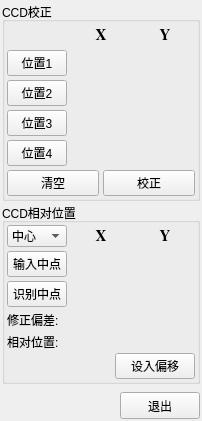
       <widget class="QWidget" name="tab_4">
        <attribute name="title">
         <string>校正</string>
        </attribute>
        <layout class="QVBoxLayout" name="verticalLayout_10">
         <property name="spacing">
          <number>2</number>
         </property>
         <property name="margin">
          <number>2</number>
         </property>
         <item>
          <widget class="QGroupBox" name="groupBox_6">
           <property name="title">
            <string>CCD校正</string>
           </property>
           <layout class="QVBoxLayout" name="verticalLayout_6">
            <property name="spacing">
             <number>4</number>
            </property>
            <property name="margin">
             <number>2</number>
            </property>
            <item>
             <layout class="QGridLayout" name="gridLayout_5">
              <property name="spacing">
               <number>4</number>
              </property>
              <item row="1" column="0">
               <widget class="QPushButton" name="bt_adjustPos0">
                <property name="maximumSize">
                 <size>
                  <width>60</width>
                  <height>16777215</height>
                 </size>
                </property>
                <property name="text">
                 <string>位置1</string>
                </property>
               </widget>
              </item>
              <item row="2" column="0">
               <widget class="QPushButton" name="bt_adjustPos1">
                <property name="maximumSize">
                 <size>
                  <width>60</width>
                  <height>16777215</height>
                 </size>
                </property>
                <property name="text">
                 <string>位置2</string>
                </property>
               </widget>
              </item>
              <item row="3" column="0">
               <widget class="QPushButton" name="bt_adjustPos2">
                <property name="maximumSize">
                 <size>
                  <width>60</width>
                  <height>16777215</height>
                 </size>
                </property>
                <property name="text">
                 <string>位置3</string>
                </property>
               </widget>
              </item>
              <item row="4" column="0">
               <widget class="QPushButton" name="bt_adjustPos3">
                <property name="maximumSize">
                 <size>
                  <width>60</width>
                  <height>16777215</height>
                 </size>
                </property>
                <property name="text">
                 <string>位置4</string>
                </property>
               </widget>
              </item>
              <item row="1" column="1">
               <widget class="QLabel" name="lb_adjPosX0">
                <property name="minimumSize">
                 <size>
                  <width>60</width>
                  <height>0</height>
                 </size>
                </property>
                <property name="text">
                 <string/>
                </property>
                <property name="alignment">
                 <set>Qt::AlignRight|Qt::AlignTrailing|Qt::AlignVCenter</set>
                </property>
               </widget>
              </item>
              <item row="1" column="2">
               <widget class="QLabel" name="lb_adjPosY0">
                <property name="minimumSize">
                 <size>
                  <width>60</width>
                  <height>0</height>
                 </size>
                </property>
                <property name="text">
                 <string/>
                </property>
                <property name="alignment">
                 <set>Qt::AlignRight|Qt::AlignTrailing|Qt::AlignVCenter</set>
                </property>
               </widget>
              </item>
              <item row="2" column="1">
               <widget class="QLabel" name="lb_adjPosX1">
                <property name="text">
                 <string/>
                </property>
                <property name="alignment">
                 <set>Qt::AlignRight|Qt::AlignTrailing|Qt::AlignVCenter</set>
                </property>
               </widget>
              </item>
              <item row="2" column="2">
               <widget class="QLabel" name="lb_adjPosY1">
                <property name="text">
                 <string/>
                </property>
                <property name="alignment">
                 <set>Qt::AlignRight|Qt::AlignTrailing|Qt::AlignVCenter</set>
                </property>
               </widget>
              </item>
              <item row="3" column="1">
               <widget class="QLabel" name="lb_adjPosX2">
                <property name="text">
                 <string/>
                </property>
                <property name="alignment">
                 <set>Qt::AlignRight|Qt::AlignTrailing|Qt::AlignVCenter</set>
                </property>
               </widget>
              </item>
              <item row="3" column="2">
               <widget class="QLabel" name="lb_adjPosY2">
                <property name="text">
                 <string/>
                </property>
                <property name="alignment">
                 <set>Qt::AlignRight|Qt::AlignTrailing|Qt::AlignVCenter</set>
                </property>
               </widget>
              </item>
              <item row="4" column="1">
               <widget class="QLabel" name="lb_adjPosX3">
                <property name="text">
                 <string/>
                </property>
                <property name="alignment">
                 <set>Qt::AlignRight|Qt::AlignTrailing|Qt::AlignVCenter</set>
                </property>
               </widget>
              </item>
              <item row="4" column="2">
               <widget class="QLabel" name="lb_adjPosY3">
                <property name="text">
                 <string/>
                </property>
                <property name="alignment">
                 <set>Qt::AlignRight|Qt::AlignTrailing|Qt::AlignVCenter</set>
                </property>
               </widget>
              </item>
              <item row="0" column="1">
               <widget class="QLabel" name="label_7">
                <property name="font">
                 <font>
                  <family>Nimbus Roman No9 L</family>
                  <pointsize>11</pointsize>
                 </font>
                </property>
                <property name="text">
                 <string>&lt;!DOCTYPE HTML PUBLIC &quot;-//W3C//DTD HTML 4.0//EN&quot; &quot;http://www.w3.org/TR/REC-html40/strict.dtd&quot;&gt;
&lt;html&gt;&lt;head&gt;&lt;meta name=&quot;qrichtext&quot; content=&quot;1&quot; /&gt;&lt;style type=&quot;text/css&quot;&gt;
p, li { white-space: pre-wrap; }
&lt;/style&gt;&lt;/head&gt;&lt;body style=&quot; font-family:'Sans'; font-size:10pt; font-weight:400; font-style:normal;&quot;&gt;
&lt;p style=&quot; margin-top:0px; margin-bottom:0px; margin-left:0px; margin-right:0px; -qt-block-indent:0; text-indent:0px;&quot;&gt;&lt;span style=&quot; font-size:11pt; font-weight:600;&quot;&gt;X&lt;/span&gt;&lt;/p&gt;&lt;/body&gt;&lt;/html&gt;</string>
                </property>
                <property name="alignment">
                 <set>Qt::AlignCenter</set>
                </property>
               </widget>
              </item>
              <item row="0" column="2">
               <widget class="QLabel" name="label_22">
                <property name="font">
                 <font>
                  <family>Nimbus Roman No9 L</family>
                  <pointsize>11</pointsize>
                 </font>
                </property>
                <property name="text">
                 <string>&lt;!DOCTYPE HTML PUBLIC &quot;-//W3C//DTD HTML 4.0//EN&quot; &quot;http://www.w3.org/TR/REC-html40/strict.dtd&quot;&gt;
&lt;html&gt;&lt;head&gt;&lt;meta name=&quot;qrichtext&quot; content=&quot;1&quot; /&gt;&lt;style type=&quot;text/css&quot;&gt;
p, li { white-space: pre-wrap; }
&lt;/style&gt;&lt;/head&gt;&lt;body style=&quot; font-family:'Nimbus Roman No9 L'; font-size:11pt; font-weight:400; font-style:normal;&quot;&gt;
&lt;p style=&quot; margin-top:0px; margin-bottom:0px; margin-left:0px; margin-right:0px; -qt-block-indent:0; text-indent:0px;&quot;&gt;&lt;span style=&quot; font-family:'Sans'; font-weight:600;&quot;&gt;Y&lt;/span&gt;&lt;/p&gt;&lt;/body&gt;&lt;/html&gt;</string>
                </property>
                <property name="alignment">
                 <set>Qt::AlignCenter</set>
                </property>
               </widget>
              </item>
             </layout>
            </item>
            <item>
             <layout class="QHBoxLayout" name="horizontalLayout_3">
              <item>
               <widget class="QPushButton" name="bt_adjustClear">
                <property name="text">
                 <string>清空</string>
                </property>
               </widget>
              </item>
              <item>
               <widget class="QPushButton" name="bt_adjust">
                <property name="text">
                 <string>校正</string>
                </property>
               </widget>
              </item>
             </layout>
            </item>
           </layout>
          </widget>
         </item>
         <item>
          <widget class="QGroupBox" name="groupBox_9">
           <property name="title">
            <string>CCD相对位置</string>
           </property>
           <layout class="QVBoxLayout" name="verticalLayout_8">
            <property name="spacing">
             <number>2</number>
            </property>
            <property name="margin">
             <number>2</number>
            </property>
            <item>
             <layout class="QGridLayout" name="gridLayout_6">
              <property name="spacing">
               <number>4</number>
              </property>
              <item row="1" column="0">
               <widget class="QPushButton" name="bt_inputHole">
                <property name="maximumSize">
                 <size>
                  <width>60</width>
                  <height>16777215</height>
                 </size>
                </property>
                <property name="text">
                 <string>输入中点</string>
                </property>
               </widget>
              </item>
              <item row="2" column="0">
               <widget class="QPushButton" name="bt_detectHole">
                <property name="maximumSize">
                 <size>
                  <width>60</width>
                  <height>16777215</height>
                 </size>
                </property>
                <property name="text">
                 <string>识别中点</string>
                </property>
               </widget>
              </item>
              <item row="3" column="0">
               <widget class="QLabel" name="label_30">
                <property name="text">
                 <string>修正偏差:</string>
                </property>
               </widget>
              </item>
              <item row="4" column="0">
               <widget class="QLabel" name="label_31">
                <property name="text">
                 <string>相对位置:</string>
                </property>
               </widget>
              </item>
              <item row="1" column="1">
               <widget class="QLabel" name="lb_holeX">
                <property name="minimumSize">
                 <size>
                  <width>60</width>
                  <height>0</height>
                 </size>
                </property>
                <property name="text">
                 <string/>
                </property>
                <property name="alignment">
                 <set>Qt::AlignRight|Qt::AlignTrailing|Qt::AlignVCenter</set>
                </property>
               </widget>
              </item>
              <item row="1" column="2">
               <widget class="QLabel" name="lb_holeY">
                <property name="minimumSize">
                 <size>
                  <width>60</width>
                  <height>0</height>
                 </size>
                </property>
                <property name="text">
                 <string/>
                </property>
                <property name="alignment">
                 <set>Qt::AlignRight|Qt::AlignTrailing|Qt::AlignVCenter</set>
                </property>
               </widget>
              </item>
              <item row="2" column="1">
               <widget class="QLabel" name="lb_holeDetectX">
                <property name="text">
                 <string/>
                </property>
                <property name="alignment">
                 <set>Qt::AlignRight|Qt::AlignTrailing|Qt::AlignVCenter</set>
                </property>
               </widget>
              </item>
              <item row="2" column="2">
               <widget class="QLabel" name="lb_holeDetectY">
                <property name="text">
                 <string/>
                </property>
                <property name="alignment">
                 <set>Qt::AlignRight|Qt::AlignTrailing|Qt::AlignVCenter</set>
                </property>
               </widget>
              </item>
              <item row="3" column="1">
               <widget class="QLabel" name="lb_ccdOffsetDiffX">
                <property name="text">
                 <string/>
                </property>
                <property name="alignment">
                 <set>Qt::AlignRight|Qt::AlignTrailing|Qt::AlignVCenter</set>
                </property>
               </widget>
              </item>
              <item row="3" column="2">
               <widget class="QLabel" name="lb_ccdOffsetDiffY">
                <property name="text">
                 <string/>
                </property>
                <property name="alignment">
                 <set>Qt::AlignRight|Qt::AlignTrailing|Qt::AlignVCenter</set>
                </property>
               </widget>
              </item>
              <item row="4" column="1">
               <widget class="QLabel" name="lb_ccdOffsetX">
                <property name="text">
                 <string/>
                </property>
                <property name="alignment">
                 <set>Qt::AlignRight|Qt::AlignTrailing|Qt::AlignVCenter</set>
                </property>
               </widget>
              </item>
              <item row="4" column="2">
               <widget class="QLabel" name="lb_ccdOffsetY">
                <property name="text">
                 <string/>
                </property>
                <property name="alignment">
                 <set>Qt::AlignRight|Qt::AlignTrailing|Qt::AlignVCenter</set>
                </property>
               </widget>
              </item>
              <item row="0" column="1">
               <widget class="QLabel" name="label_37">
                <property name="font">
                 <font>
                  <family>Nimbus Roman No9 L</family>
                  <pointsize>11</pointsize>
                 </font>
                </property>
                <property name="text">
                 <string>&lt;!DOCTYPE HTML PUBLIC &quot;-//W3C//DTD HTML 4.0//EN&quot; &quot;http://www.w3.org/TR/REC-html40/strict.dtd&quot;&gt;
&lt;html&gt;&lt;head&gt;&lt;meta name=&quot;qrichtext&quot; content=&quot;1&quot; /&gt;&lt;style type=&quot;text/css&quot;&gt;
p, li { white-space: pre-wrap; }
&lt;/style&gt;&lt;/head&gt;&lt;body style=&quot; font-family:'Sans'; font-size:10pt; font-weight:400; font-style:normal;&quot;&gt;
&lt;p style=&quot; margin-top:0px; margin-bottom:0px; margin-left:0px; margin-right:0px; -qt-block-indent:0; text-indent:0px;&quot;&gt;&lt;span style=&quot; font-size:11pt; font-weight:600;&quot;&gt;X&lt;/span&gt;&lt;/p&gt;&lt;/body&gt;&lt;/html&gt;</string>
                </property>
                <property name="alignment">
                 <set>Qt::AlignCenter</set>
                </property>
               </widget>
              </item>
              <item row="0" column="2">
               <widget class="QLabel" name="label_36">
                <property name="font">
                 <font>
                  <family>Nimbus Roman No9 L</family>
                  <pointsize>11</pointsize>
                 </font>
                </property>
                <property name="text">
                 <string>&lt;!DOCTYPE HTML PUBLIC &quot;-//W3C//DTD HTML 4.0//EN&quot; &quot;http://www.w3.org/TR/REC-html40/strict.dtd&quot;&gt;
&lt;html&gt;&lt;head&gt;&lt;meta name=&quot;qrichtext&quot; content=&quot;1&quot; /&gt;&lt;style type=&quot;text/css&quot;&gt;
p, li { white-space: pre-wrap; }
&lt;/style&gt;&lt;/head&gt;&lt;body style=&quot; font-family:'Nimbus Roman No9 L'; font-size:11pt; font-weight:400; font-style:normal;&quot;&gt;
&lt;p style=&quot; margin-top:0px; margin-bottom:0px; margin-left:0px; margin-right:0px; -qt-block-indent:0; text-indent:0px;&quot;&gt;&lt;span style=&quot; font-family:'Sans'; font-weight:600;&quot;&gt;Y&lt;/span&gt;&lt;/p&gt;&lt;/body&gt;&lt;/html&gt;</string>
                </property>
                <property name="alignment">
                 <set>Qt::AlignCenter</set>
                </property>
               </widget>
              </item>
              <item row="0" column="0">
               <widget class="QComboBox" name="cb_offsetType">
                <property name="maximumSize">
                 <size>
                  <width>60</width>
                  <height>16777215</height>
                 </size>
                </property>
                <item>
                 <property name="text">
                  <string>中心</string>
                 </property>
                </item>
                <item>
                 <property name="text">
                  <string>Mark</string>
                 </property>
                </item>
               </widget>
              </item>
             </layout>
            </item>
            <item>
             <layout class="QHBoxLayout" name="horizontalLayout_9">
              <item>
               <spacer name="horizontalSpacer_4">
                <property name="orientation">
                 <enum>Qt::Horizontal</enum>
                </property>
                <property name="sizeHint" stdset="0">
                 <size>
                  <width>40</width>
                  <height>20</height>
                 </size>
                </property>
               </spacer>
              </item>
              <item>
               <widget class="QPushButton" name="bt_setOffset">
                <property name="text">
                 <string>设入偏移</string>
                </property>
               </widget>
              </item>
             </layout>
            </item>
           </layout>
          </widget>
         </item>
         <item>
          <layout class="QHBoxLayout" name="horizontalLayout_23">
           <property name="topMargin">
            <number>6</number>
           </property>
           <item>
            <spacer name="horizontalSpacer_9">
             <property name="orientation">
              <enum>Qt::Horizontal</enum>
             </property>
             <property name="sizeHint" stdset="0">
              <size>
               <width>10</width>
               <height>20</height>
              </size>
             </property>
            </spacer>
           </item>
           <item>
            <widget class="QPushButton" name="bt_adjustExit">
             <property name="minimumSize">
              <size>
               <width>0</width>
               <height>27</height>
              </size>
             </property>
             <property name="text">
              <string>退出</string>
             </property>
            </widget>
           </item>
          </layout>
         </item>
        </layout>
       </widget>
